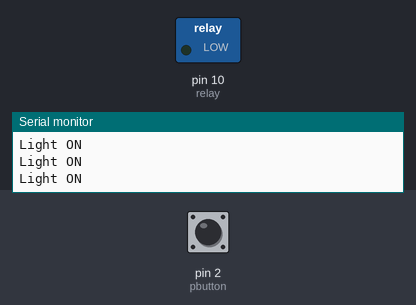
Recording of a sketch running on a simulated Arduino Uno, built with avr-gcc and run on an emulated ATmega328P. Parts: switched loads named in the sketch (green lamp = pin HIGH), the last lines printed to the serial monitor. The test bench sets the inputs (shaded band); at power-on: pin 2 (pbutton) HIGH.

Above: at 1.2 s.
1.3 s: pin 2 (pbutton) pulled LOW for 0.15 s
At 2.2 s:
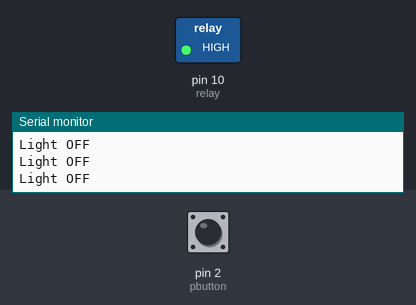
3.1 s: pin 2 (pbutton) pulled LOW for 1 s
At 5.4 s:
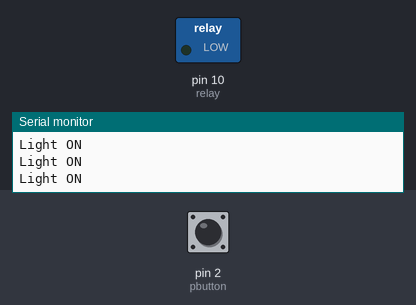
5.7 s: pin 2 (pbutton) pulled LOW for 3.2 s
At 9.3 s:
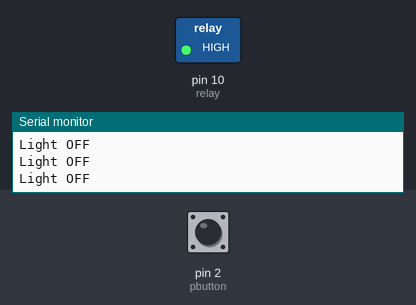
Timing chart, 0 to 10.8 s (numbered marks = the images above; inputs shaded):
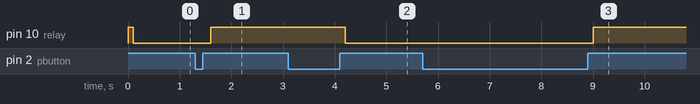

Measured:
- after the input at 1.3 s, pin 10 (relay): LOW → HIGH after 0.30 s
- after the input at 3.1 s, pin 10 (relay): HIGH → LOW after 1.1 s
- after the input at 5.7 s, pin 10 (relay): LOW → HIGH after 3.3 s

The sketch:

light_on_or_off.ino
```cpp
int pbutton = 2;// connect output to push button
int relay = 10;// Connected to relay (LED)

int val = 0; // push value from pin 2
int lightON = 0;//light status
int pushed = 0;//push status


void setup() {

  Serial.begin(9600);
  pinMode(pbutton, INPUT_PULLUP);
  pinMode(relay, OUTPUT);
 digitalWrite(relay, HIGH);// keep the load OFF at the begining. If you wanted to be ON, change the HIGH to LOW
}

void loop() {

  val = digitalRead(pbutton);// read the push button value

  if(val == HIGH && lightON == LOW){

    pushed = 1-pushed;
    delay(100);
  }

  lightON = val;

      if(pushed == HIGH){
        Serial.println("Light ON");
        digitalWrite(relay, LOW);

      }else{
        Serial.println("Light OFF");
        digitalWrite(relay, HIGH);

      }

  delay(100);
}
```
